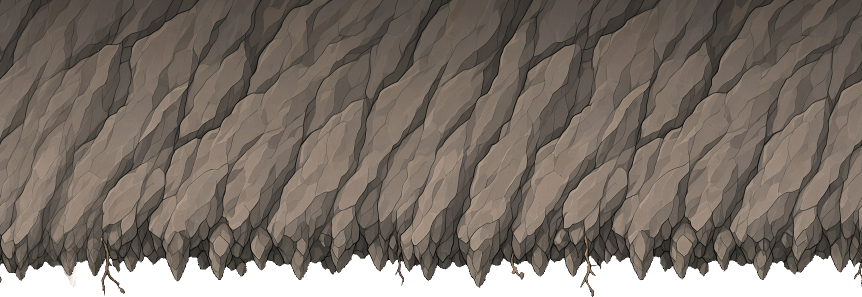
#> input picture design/grot/plafond_strook.png, 1724 x 593 px (shown at 1/2 size)
$ python rots_vulling.py
#> lines starting #> are read from the running program, lines starting #| are printed output that depends on the picture
#!/usr/bin/env python3
"""Maakt design/grot/rots_vulling.png: de steenvulling die boven de plafondlijn ligt.

De grotset heeft wel een plafondband (plafond_strook.png) maar geen vlak steen om die
band aan vast te hangen; grot.json noemt dat vlak ook al ("anker: bovenkant tegen de
bovenrand van het scherm of tegen een rotsvulling"), maar het bestand ontbreekt.

Het staat wel al in de band zelf: rij 0 tot 433 van plafond_strook is massief steen, en
dat stuk tegelt horizontaal al naadloos, want de hele strook doet dat. Daarom knippen we
precies dat stuk eruit. De vulling is zo van hetzelfde plaatje gemaakt als de tanden die
eraan hangen: dezelfde korrel, dezelfde kleur, en in het spel op dezelfde schaal getekend.

Twee bewerkingen zijn nodig om het ook verticaal te kunnen herhalen:

  1. De strook loopt van donker bovenin naar licht onderin. Zomaar onder elkaar gezet
     geeft dat lichte en donkere banden over de rots. Daarom halen we die verloop eruit:
     elke rij wordt op het gemiddelde van het hele stuk gezet, met een brede vervaging
     zodat alleen het verloop verdwijnt en de brokken blijven.
  2. De onder- en bovenrand sluiten niet op elkaar aan. Daarom nemen we het stuk een
     stukje te hoog en kruisvervagen we de overlap, de gewone manier om een tegel
     naadloos te maken. Het blijft een rij-voor-rij bewerking, dus horizontaal blijft
     de naad die de tekenaar al gemaakt had intact.

    python3 tools/rots_vulling.py
    python3 tools/gen-klein.py
    python3 tools/gen-offline-manifest.py
"""

import os
import sys

try:
    from PIL import Image, ImageFilter
except ImportError:
    sys.exit('Pillow ontbreekt: pip install pillow')

ROOT = os.path.dirname(os.path.dirname(os.path.abspath(__file__)))
BRON = os.path.join(ROOT, 'design/grot/plafond_strook.png')
UIT = os.path.join(ROOT, 'design/grot/rots_vulling.png')
VAN, TOT = 16, 433     # het massieve deel van de strook (de bovenste rijen zijn contour)
OVERLAP = 96           # zoveel rijen kruisvervagen we voor de naad boven-onder


def rijgemiddelden(im):
    """Het gemiddelde per rij, breed vervaagd: alleen het verloop, niet de brokken."""
    smal = im.resize((1, im.height), Image.LANCZOS)
    smal = smal.resize((1, im.height), Image.LANCZOS).filter(ImageFilter.GaussianBlur(24))
    return [smal.getpixel((0, y)) for y in range(im.height)]


def vlak(im):
    """Het verticale licht-donkerverloop eruit, zodat het stuk onder zichzelf past."""
    rijen = rijgemiddelden(im)
    doel = [sum(r[k] for r in rijen) / len(rijen) for k in range(3)]
    uit = Image.new('RGB', im.size)
    for y in range(im.height):
        rij = im.crop((0, y, im.width, y + 1))
        f = [doel[k] / max(1.0, rijen[y][k]) for k in range(3)]
        uit.paste(rij.point([min(255, round(v * f[0])) for v in range(256)]
                            + [min(255, round(v * f[1])) for v in range(256)]
                            + [min(255, round(v * f[2])) for v in range(256)]), (0, y))
    return uit


def naadloos(im, overlap):
    """De onderste rijen over de bovenste heen vervagen: dan sluit onder weer op boven aan."""
    h = im.height - overlap
    uit = im.crop((0, 0, im.width, h))
    staart = im.crop((0, h, im.width, h + overlap))
    kop = uit.crop((0, 0, im.width, overlap))
    for y in range(overlap):
        f = y / (overlap - 1.0)                      # boven helemaal staart, onder helemaal kop
        rij = Image.blend(staart.crop((0, y, im.width, y + 1)),
                          kop.crop((0, y, im.width, y + 1)), f)
        uit.paste(rij, (0, y))
    return uit


def main():
    bron = Image.open(BRON).convert('RGB').crop((0, VAN, Image.open(BRON).width, TOT))
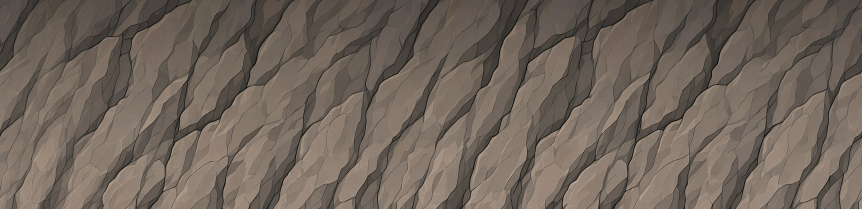
#> bron: PIL image 1724x417 RGB (shown at 1/2 size); mean R, G, B 111.8, 100.6, 90.9
    beeld = naadloos(vlak(bron), OVERLAP)
#> in vlak, `rijen = rijgemiddelden(im)`: rijen = 417 items, first 6: (83, 75, 69), (83, 75, 69), (84, 76, 69), (84, 76, 69), (84, 76, 69), (84, 76, 69)
#> in vlak, `doel = [sum(r[k] for r in rijen) / len(rijen) for k in range(3)]`: doel = [111.8, 100.5, 90.84]
#> in vlak, `uit = Image.new('RGB', im.size)`: uit: PIL image 1724x417 RGB; every value is 0
#> the loop in vlak, `for y in range(im.height):` made 417 passes
#> f on passes 1 to 3: [1.35, 1.34, 1.32], [1.35, 1.34, 1.32], [1.33, 1.32, 1.32]
#> after the loop in vlak, `for y in range(im.height):`:
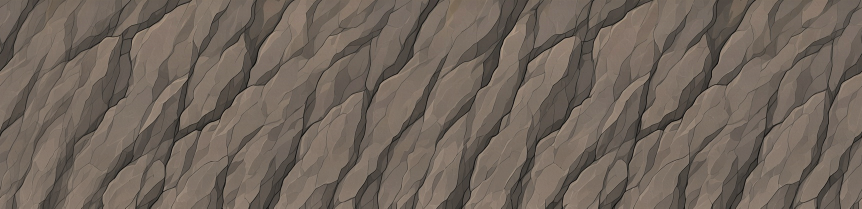
#> uit: PIL image 1724x417 RGB (shown at 1/2 size); mean R, G, B 111.8, 100.5, 90.9
#> in naadloos, `h = im.height - overlap`: h = 321
#> in naadloos, `uit = im.crop((0, 0, im.width, h))`:
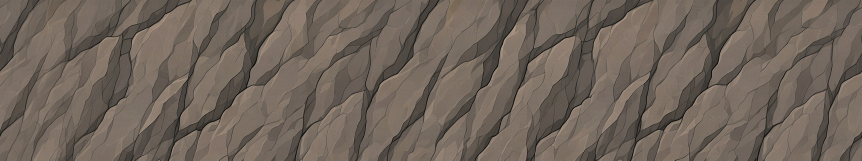
#> uit: PIL image 1724x321 RGB (shown at 1/2 size); mean R, G, B 111.8, 100.5, 90.8
#> in naadloos, `staart = im.crop((0, h, im.width, h + overlap))`:
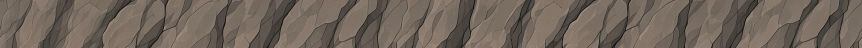
#> staart: PIL image 1724x96 RGB (shown at 1/2 size); mean R, G, B 111.9, 100.7, 91
#> in naadloos, `kop = uit.crop((0, 0, im.width, overlap))`:
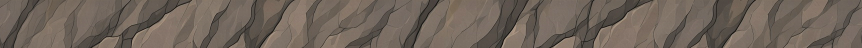
#> kop: PIL image 1724x96 RGB (shown at 1/2 size); mean R, G, B 111.2, 100, 90.3
#> after the loop in naadloos, `for y in range(overlap):`:
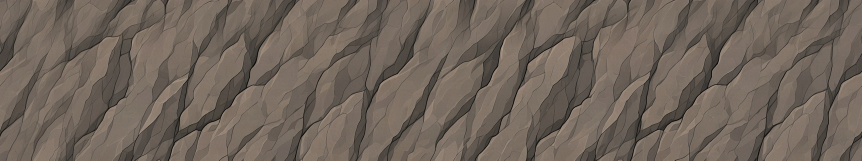
#> uit: PIL image 1724x321 RGB (shown at 1/2 size); mean R, G, B 111.8, 100.5, 90.8
    beeld.save(UIT, optimize=True)
    print('geschreven:', os.path.relpath(UIT, ROOT), beeld.size)
#| geschreven: design/grot/rots_vulling.png (1724, 321)
    px = beeld.load()
    w, h = beeld.size
#> w = 1724; h = 321
    d = lambda a, b: sum(abs(a[i] - b[i]) for i in range(3)) / 3
    print('naad boven-onder', round(sum(d(px[x, 0], px[x, h - 1]) for x in range(w)) / w, 2),
          ' links-rechts', round(sum(d(px[0, y], px[w - 1, y]) for y in range(h)) / h, 2),
          ' (twee gewone buurrijen:', round(sum(d(px[x, 10], px[x, 11]) for x in range(w)) / w, 2), ')')
#| naad boven-onder 4.29  links-rechts 6.73  (twee gewone buurrijen: 4.11 )


if __name__ == '__main__':
    main()

$ run again, with design/grot/hangblok_01.png copied over design/grot/plafond_strook.png
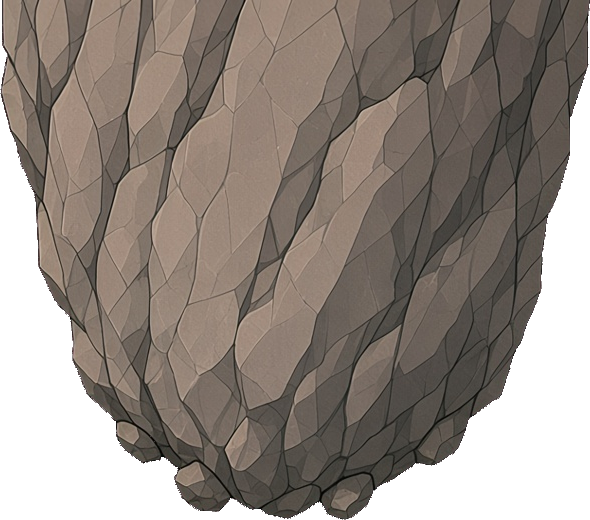
#> input picture design/grot/hangblok_01.png, 590 x 520 px
#> rijen = 417 items, first 6: (127, 112, 102), (127, 112, 102), (127, 112, 102), (126, 112, 102), (126, 112, 102), (126, 112, 101)
#> doel = [116, 100.3, 88.36]
#> the loop in vlak, `for y in range(im.height):` made 417 passes
#> f on passes 1 to 3: [0.913, 0.895, 0.866], [0.913, 0.895, 0.866], [0.913, 0.895, 0.866]
#> after the loop in vlak, `for y in range(im.height):`:
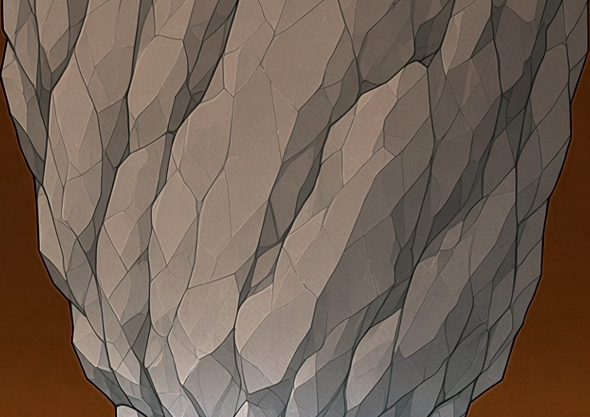
#> uit: PIL image 590x417 RGB; mean R, G, B 113.7, 97.2, 84.8
#> in naadloos, `h = im.height - overlap`: h = 321
#> after the loop in naadloos, `for y in range(overlap):`:
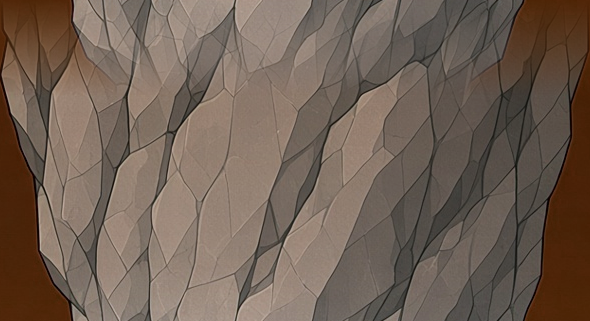
#> uit: PIL image 590x321 RGB; mean R, G, B 113.6, 97.2, 84.9
#| geschreven: design/grot/rots_vulling.png (590, 321)
#| naad boven-onder 3.99  links-rechts 3.03  (twee gewone buurrijen: 4.04 )

$ run again, with design/grot/kei_rond_01.png copied over design/grot/plafond_strook.png
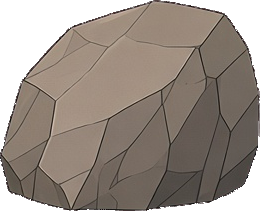
#> input picture design/grot/kei_rond_01.png, 260 x 211 px
#> rijen = 417 items, first 6: (125, 100, 82), (125, 100, 82), (125, 101, 82), (125, 101, 82), (125, 101, 83), (126, 101, 83)
#> doel = [56.75, 49.03, 43.02]
#> the loop in vlak, `for y in range(im.height):` made 417 passes
#> f on passes 1 to 3: [0.454, 0.49, 0.525], [0.454, 0.49, 0.525], [0.454, 0.485, 0.525]
#> after the loop in vlak, `for y in range(im.height):`:
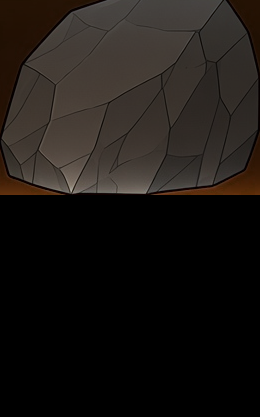
#> uit: PIL image 260x417 RGB; mean R, G, B 27.7, 23.5, 20.3
#> in naadloos, `h = im.height - overlap`: h = 321
#> staart: PIL image 260x96 RGB; every value is 0
#> after the loop in naadloos, `for y in range(overlap):`:
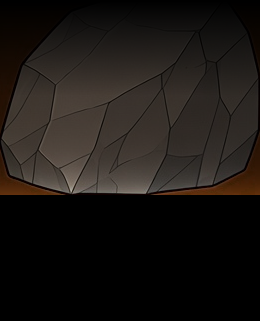
#> uit: PIL image 260x321 RGB; mean R, G, B 27.5, 23.3, 20.1
#| geschreven: design/grot/rots_vulling.png (260, 321)
#| naad boven-onder 0.0  links-rechts 4.38  (twee gewone buurrijen: 0.77 )
